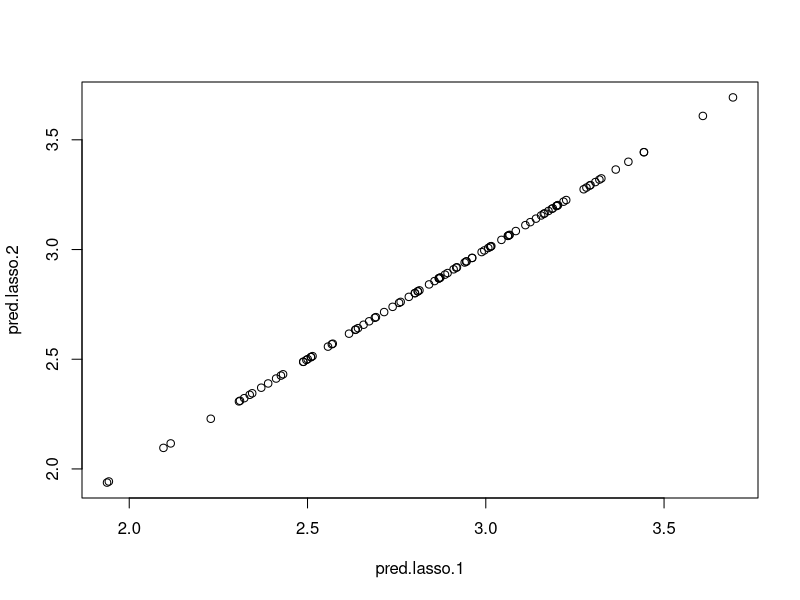
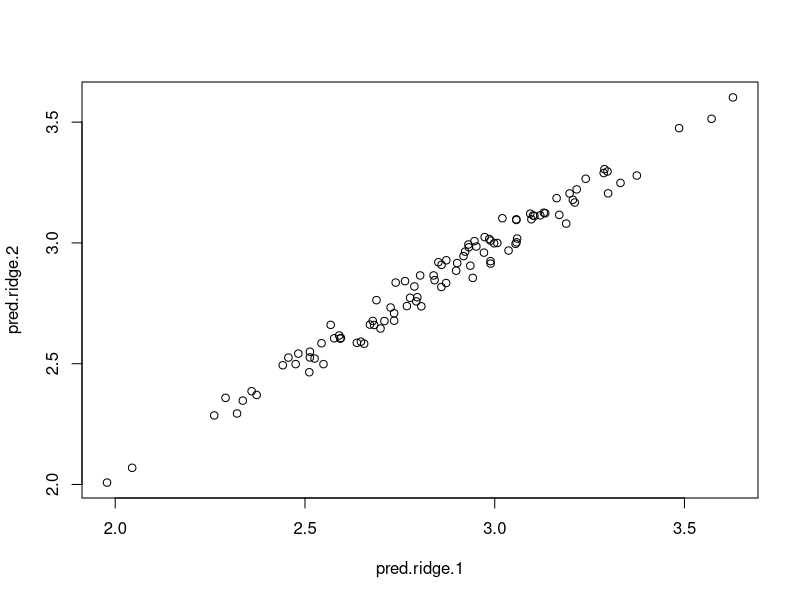

The R source for these figures, in order:
## ---- chunk 1
  evalload = TRUE  ; evalmodel = FALSE ;
  evalload = FALSE ; evalmodel = TRUE  ;
knitr::opts_chunk$set(echo = TRUE)
library(glmnet)
## ---- chunk 2
# Simulate a simple example data set 
set.seed(1) 
nobs=100 
beta = c(1,0.9,0.8,0.7,0.6,0.5,0.4,0.3,0.2,0.1,0.1,0.1,0,0,0)
xs1 = matrix(runif(nobs*length(beta)),nrow = nobs, ncol = length(beta))
## the first few rows of the matrix
round( xs1[1:5,] , digits=4 ) 
#y_ = xs1 %*% beta + 0.4*rnorm(nobs)
y_ = xs1 %*% beta + 0.5*rnorm(nobs)
dim(xs1)
## ---- chunk 3
set.seed(2)
fold_n = 10 
foldid = sample( rep( 1:fold_n , ceiling(nobs/fold_n) )[ 1:nobs ] , nobs ) 
## ---- chunk 4
lasso.fit1 = cv.glmnet(xs1,y_, family="gaussian", foldid=foldid) 
beta.lasso.1 = as.matrix(coef(lasso.fit1))
lasso.lambda = lasso.fit1$lambda
## ---- chunk 5
ridge.fit1 = cv.glmnet(xs1,y_, family="gaussian", alpha=0, foldid=foldid) 
beta.ridge.1 = as.matrix(coef(ridge.fit1))
ridge.lambda = ridge.fit1$lambda
## ---- chunk 6
## create a repeat of the first predictor
 xs2 = cbind( xs1, xs1[,1] )
# xs2 = cbind( xs1, xs1[,5] )

## fit the lasso model to the updated predictor set
lasso.fit2 = cv.glmnet(xs2,y_, family="gaussian", foldid=foldid, lambda=lasso.lambda) 
beta.lasso.2 = as.matrix(coef(lasso.fit2))
## ---- chunk 7
## fit the ridge model to the updated predictor set
ridge.fit2 = cv.glmnet(xs2,y_, family="gaussian", alpha=0, foldid=foldid, lambda=ridge.lambda )
beta.ridge.2 = as.matrix(coef(ridge.fit2))
## ---- chunk 8
## put the betas from the 4 models into a common matrix
betas = cbind(rbind(beta.lasso.1,0), beta.lasso.2, rbind(beta.ridge.1,0), beta.ridge.2)
colnames(betas) = c("lasso 1", "lasso 2", "ridge 1", "ridge 2") 
rownames(betas)[17] = "V1.2"

## betas for the 2 lasso and 2 ridge models
betas
## betas terms for the 2 repeat predictors 
betas[c(2,17),]
## sum of betas terms for the 2 repeat predictors, i.e. the collective 
## weight of the repeated term
colSums(betas[c(2,17),])
## ---- chunk 9
round(cbind( betas[,2] - betas[,1], betas[,4] - betas[,3] ), digits=5)
## ---- chunk 10
pred.lasso.1 = predict( lasso.fit1, xs1)
pred.lasso.2 = predict( lasso.fit2, xs2)
cor(pred.lasso.1, pred.lasso.2)
## ---- chunk 11
plot(pred.lasso.1, pred.lasso.2)
## ---- chunk 12
pred.ridge.1 = predict( ridge.fit1, xs1)
pred.ridge.2 = predict( ridge.fit2, xs2)
cor(pred.ridge.1, pred.ridge.2)
#ridge.compare = glm(pred.ridge.2 ~ pred.ridge.1, family="gaussian")
#summary(ridge.compare)
#names( ridge.compare )
#1 - ridge.compare$deviance/ridge.compare $null.deviance
## ---- chunk 13
plot(pred.ridge.1, pred.ridge.2)
## ---- chunk 14
L1 = round( lasso.fit1$glmnet.fit$dev.ratio[lasso.fit1$index[1]], digits=6 )
L2 = round( lasso.fit2$glmnet.fit$dev.ratio[lasso.fit2$index[1]], digits=6 )
R1 = round( ridge.fit1$glmnet.fit$dev.ratio[ridge.fit1$index[1]], digits=6 )
R2 = round( ridge.fit2$glmnet.fit$dev.ratio[ridge.fit2$index[1]], digits=6 )
devratio = round( c(L1, L2, R1, R2) , digits=4) 
names(devratio) = c("lasso 1", "lasso 2", "ridge 1", "ridge 2") 
## ---- chunk 15
devratio 
